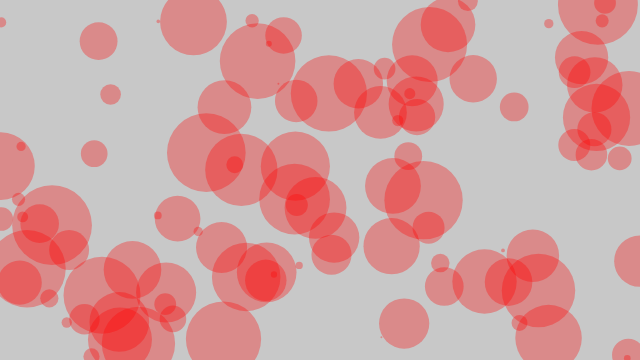
Frame 1 (no input)
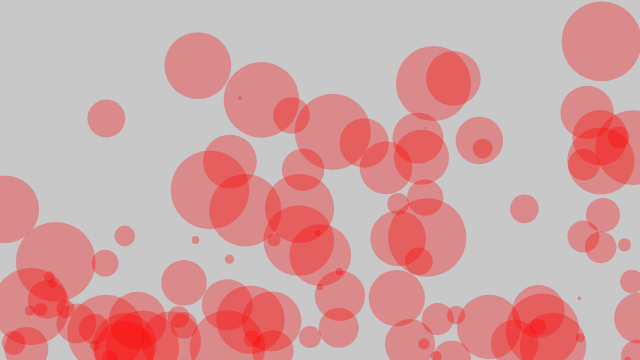
Frame 60 (no input)
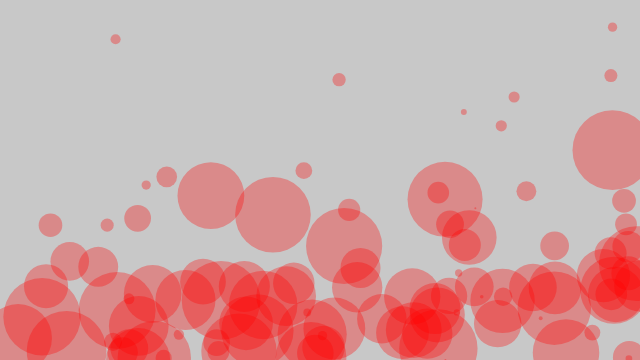
Frame 120 (the mouse pressed at the canvas centre since frame 60)

The p5.js sketch that drew these frames (run headless with seeded random() and noise() and a simulated clock; from frame 60 on, the mouse is pressed at the canvas centre):

// p5.js sketch
// ── sketch.js
// 多数のオブジェクトに作用する力
let movers = [];
let wind, gravity;

function setup() {
	createCanvas(640, 360);
	for (let i = 0; i < 100; i++) {
		movers.push(new Mover(random(0.1, 5), random(0, width), random(0, height)));
	}
	mover = new Mover();
	wind = createVector(0.01, 0); // 風力
	gravity = createVector(0, 0.1); // 重力
}

function draw() {
	background(200);
	movers.forEach(mover => {
		mover.applyForce(wind); // 風力をmoverに加える
		mover.applyForce(gravity); // 重力をmoverに加える
		mover.update();
		mover.checkEdges();
		mover.display();
	});
}

class Mover {
	constructor(mass, x, y) {
		this.loc = createVector(x, y);
		this.velo = createVector(0, 0);
		this.acc = createVector(0, 0);
		this.mass = mass; // 質量は1に
	}
	applyForce(force) {
		this.f = p5.Vector.div(force, this.mass);
		this.acc.add(this.f);
	}
	update() {
		this.velo.add(this.acc);
		this.loc.add(this.velo);
		this.acc.mult(0); // 加速を毎回クリアにする
	}
	display() {
		noStroke();
		fill(255, 0, 0, 80);
		ellipse(this.loc.x, this.loc.y, this.mass * 16);
	}
	checkEdges() {
		if (this.loc.x > width) {
			this.loc.x = width;
			this.velo.x *= -1;
		} else if (this.loc.x < 0) {
			this.loc.x = 0;
			this.velo.x *= -1;
		}
		if (this.loc.y > height) {
			this.velo.y *= -1;
			this.loc.y = height;
		}
	}
}
